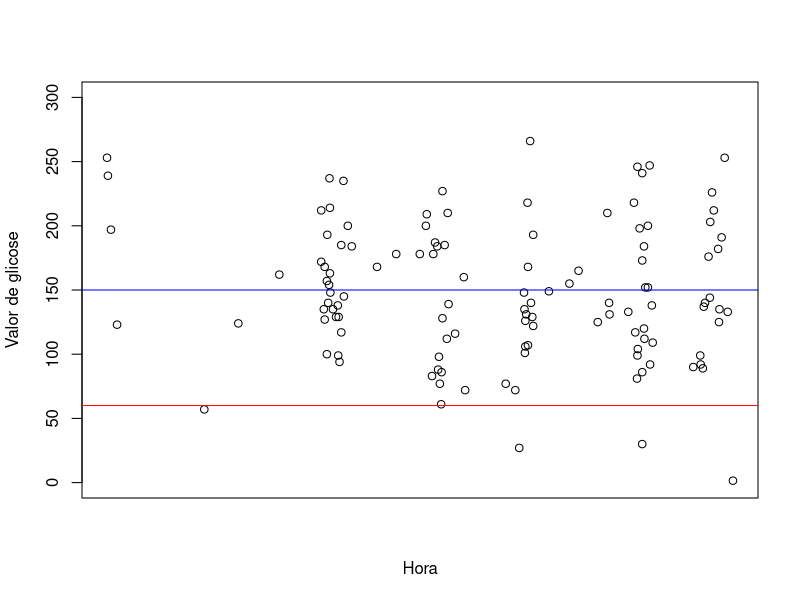
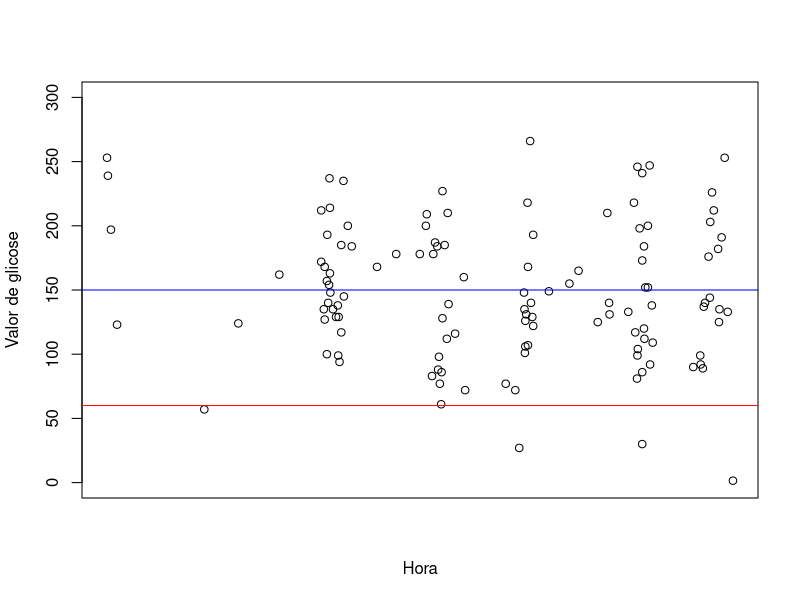

Here is the R script that generated these plots, in order: (Note: this script raises an error after producing the figures.)
setwd("~/Tese/Tese/Databases/CSV/Data")

joaquim <- read.csv("TeresaVieira.csv")

#joaquim[is.na(joaquim)] <-0
joaquim$Day <- weekdays(as.Date(joaquim$DateTime))
joaquim$Period <- format(as.POSIXlt(joaquim$DateTime), "%H:%M:%S")


joaquim$DateTime <- NULL

for(i in 1:nrow(joaquim)){
  if(strptime(joaquim$Period[i], "%H:%M:%S") >= strptime("06:00:00", "%H:%M:%S") & strptime(joaquim$Period[i], "%H:%M:%S") < strptime("12:00:00", "%H:%M:%S"))
  {
    joaquim$Period[i] = 1
  } else if(strptime(joaquim$Period[i], "%H:%M:%S") >= strptime("12:00:00", "%H:%M:%S") & strptime(joaquim$Period[i], "%H:%M:%S") < strptime("20:00:00", "%H:%M:%S")){
    joaquim$Period[i] = 2
  } else{
    joaquim$Period[i] = 3
  }
}



################################################
###############################################
setwd("~/Tese/Tese/Databases/CSV/Data")


joaquim <- read.csv("TeresaVieira.csv")



#joaquim[is.na(joaquim)] <-0
joaquim$Day <- weekdays(as.Date(joaquim$DateTime))
joaquim$Period <- format(as.POSIXlt(joaquim$DateTime), "%H:%M:%S")

for(i in 1:nrow(joaquim)){
  if(joaquim$Value_Glucose[i]==0 || is.na(joaquim$Value_Glucose[i])) {
    joaquim$Value_Glucose[i] <- NA
  }
}
joaquim$DateTime <- NULL

#Gráficos por hora
joaquim$Period <- as.POSIXct(joaquim$Period, format="%H:%M")
plot(joaquim$Period, joaquim$Value_Glucose, xaxt="n", ylim=c(0,300), ylab="Valor de glicose", xlab="Hora")
axis.POSIXct(1, joaquim$Period, seq(from=as.POSIXct("2016-02-02 0:00"), to=as.POSIXct("2016-07-02 23:00"), by="hour"), format="%H:%M")
abline(h=60, col="red")
abline(h=150, col="blue")




setwd("~/Tese/Tese/Databases/CSV/Data")


joaquim <- read.csv("TeresaVieira.csv")



#joaquim[is.na(joaquim)] <-0
joaquim$Day <- weekdays(as.Date(joaquim$DateTime))
joaquim$Period <- format(as.POSIXlt(joaquim$DateTime), "%H:%M:%S")

joaquim$DateTime <- NULL

#Gráficos por hora
joaquim$Period <- as.POSIXct(joaquim$Period, format="%H:%M")
plot(joaquim$Period, joaquim$Value_Glucose, xaxt="n", ylim=c(0,300), ylab="Valor de glicose", xlab="Hora")
axis.POSIXct(1, joaquim$Period, seq(from=as.POSIXct("2016-02-02 0:00"), to=as.POSIXct("2016-07-02 23:00"), by="hour"), format="%H:%M")
abline(h=60, col="red")
abline(h=150, col="blue")


par(mfrow=c(3,3)) 
#por hora e dia da semana
joaquim$Period <- as.POSIXct(joaquim$Period, format="%H:%M")
plot(joaquim$Period[joaquim$Day=="Domingo"], joaquim$Value_Glucose[joaquim$Day=="Domingo"], xaxt="n", ylim = c(0,300), ylab="Valor de glicose", xlab="Domingo")
axis.POSIXct(1, joaquim$Period, seq(from=as.POSIXct("2016-02-02 0:00"), to=as.POSIXct("2016-07-02 23:00"), by="hour"), format="%H:%M")
abline(h=60, col="red")
abline(h=150, col="blue")

plot(joaquim$Period[joaquim$Day=="Segunda"], joaquim$Value_Glucose[joaquim$Day=="Segunda"], xaxt="n", ylim = c(0,300), ylab="Valor de glicose", xlab="Segunda")
axis.POSIXct(1, joaquim$Period, seq(from=as.POSIXct("2016-02-02 0:00"), to=as.POSIXct("2016-07-02 23:00"), by="hour"), format="%H:%M")
abline(h=60, col="red")
abline(h=150, col="blue")

plot(joaquim$Period[joaquim$Day=="Terça"], joaquim$Value_Glucose[joaquim$Day=="Terça"], xaxt="n", ylim = c(0,300), ylab="Valor de glicose", xlab="Terça")
axis.POSIXct(1, joaquim$Period, seq(from=as.POSIXct("2016-02-02 0:00"), to=as.POSIXct("2016-07-02 23:00"), by="hour"), format="%H:%M")
abline(h=60, col="red")
abline(h=150, col="blue")

plot(joaquim$Period[joaquim$Day=="Quarta"], joaquim$Value_Glucose[joaquim$Day=="Quarta"], xaxt="n", ylim = c(0,300), ylab="Valor de glicose", xlab="Quarta")
axis.POSIXct(1, joaquim$Period, seq(from=as.POSIXct("2016-02-02 0:00"), to=as.POSIXct("2016-07-02 23:00"), by="hour"), format="%H:%M")
abline(h=60, col="red")
abline(h=150, col="blue")

plot(joaquim$Period[joaquim$Day=="Quinta"], joaquim$Value_Glucose[joaquim$Day=="Quinta"], xaxt="n", ylim = c(0,300), ylab="Valor de glicose", xlab="Quinta")
axis.POSIXct(1, joaquim$Period, seq(from=as.POSIXct("2016-02-02 0:00"), to=as.POSIXct("2016-07-02 23:00"), by="hour"), format="%H:%M")
abline(h=60, col="red")
abline(h=150, col="blue")

plot(joaquim$Period[joaquim$Day=="Sexta"], joaquim$Value_Glucose[joaquim$Day=="Sexta"], xaxt="n", ylim = c(0,300), ylab="Valor de glicose", xlab="Sexta")
axis.POSIXct(1, joaquim$Period, seq(from=as.POSIXct("2016-02-02 0:00"), to=as.POSIXct("2016-07-02 23:00"), by="hour"), format="%H:%M")
abline(h=60, col="red")
abline(h=150, col="blue")

plot(joaquim$Period[joaquim$Day=="Sábado"], joaquim$Value_Glucose[joaquim$Day=="Sábado"], xaxt="n", ylim = c(0,300), ylab="Valor de glicose", xlab="Sábado")
axis.POSIXct(1, joaquim$Period, seq(from=as.POSIXct("2016-02-02 0:00"), to=as.POSIXct("2016-07-02 23:00"), by="hour"), format="%H:%M")
abline(h=60, col="red")
abline(h=150, col="blue")

par(mfrow=c(2,2))
